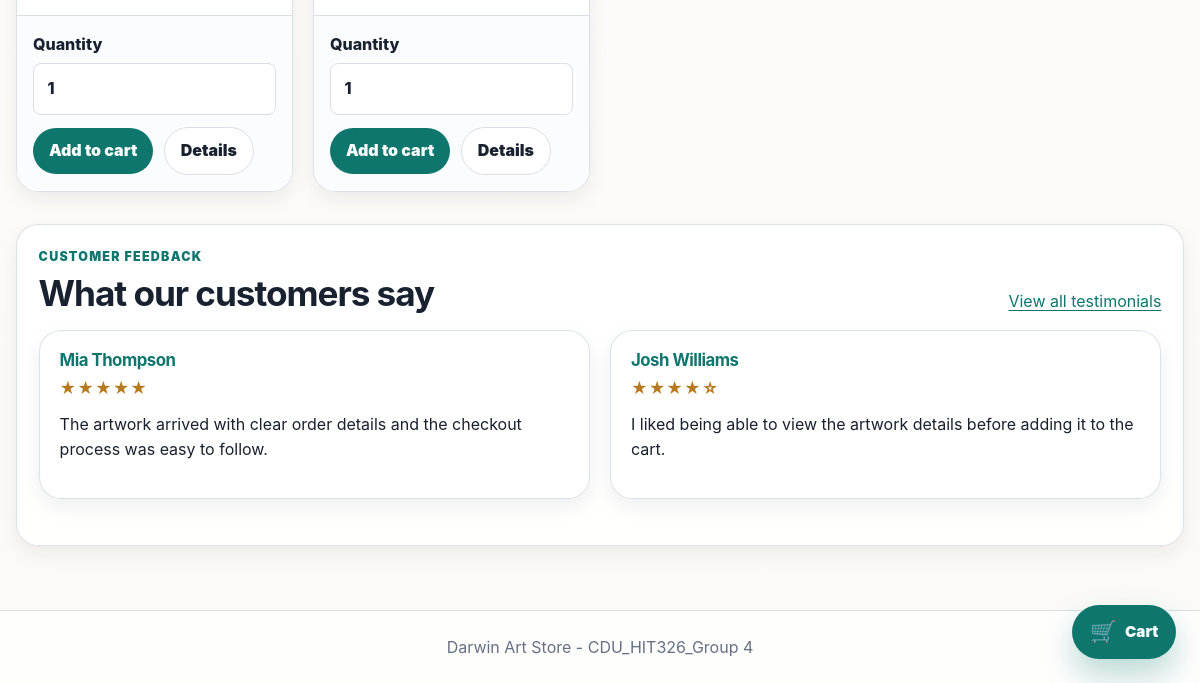
Before: / (lower part) with the older database file.
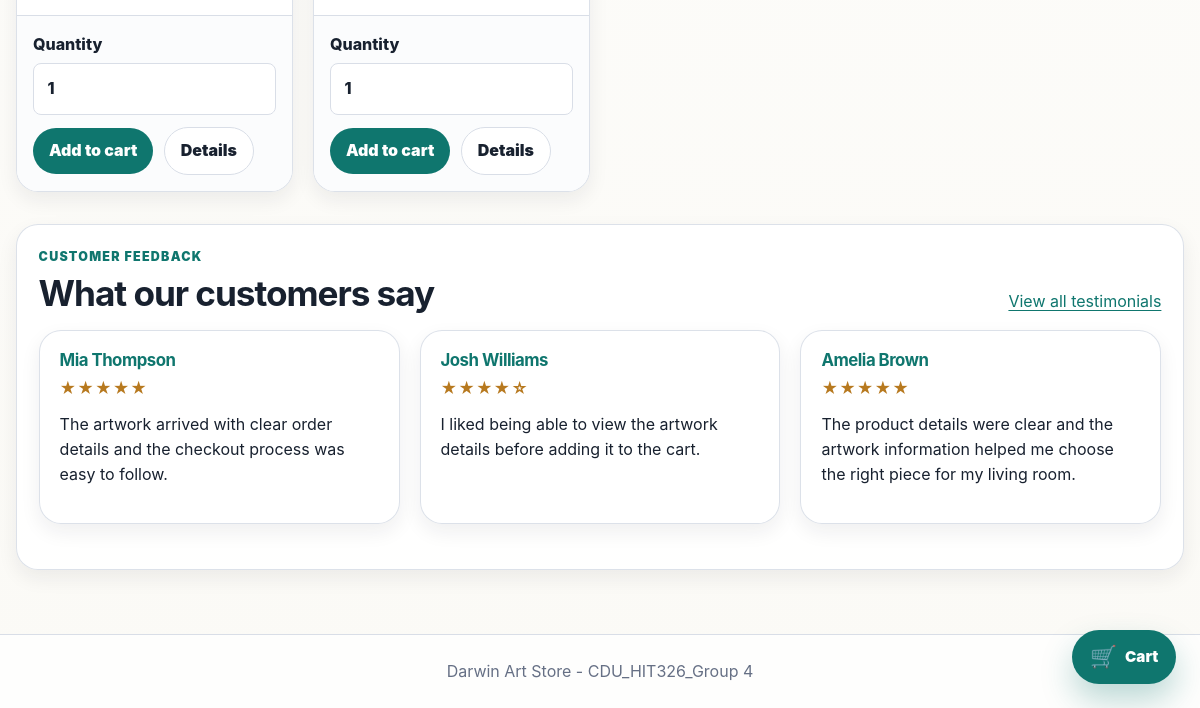
After: the same page with the newer database file.
### tables this page shows
CREATE TABLE IF NOT EXISTS products (
    product_no INT AUTO_INCREMENT PRIMARY KEY,
    description VARCHAR(255) NOT NULL,
    category VARCHAR(100) NOT NULL,
    price DECIMAL(10,2) NOT NULL,
    colour VARCHAR(80) NULL,
    size VARCHAR(80) NULL,
    image_path VARCHAR(255) NULL,
    is_available TINYINT(1) NOT NULL DEFAULT 1,
    created_at TIMESTAMP DEFAULT CURRENT_TIMESTAMP
);

CREATE TABLE IF NOT EXISTS testimonials (
    testimonial_id INT AUTO_INCREMENT PRIMARY KEY,
    customer_email VARCHAR(255) NOT NULL,
    customer_name VARCHAR(160) NOT NULL,
    message TEXT NOT NULL,
    rating TINYINT NOT NULL DEFAULT 5,
    status VARCHAR(20) NOT NULL DEFAULT 'pending',
    submitted_at TIMESTAMP DEFAULT CURRENT_TIMESTAMP
);

### src/bootstrap.php (called while the page is built, shortened)
<?php
$config = require __DIR__ . '/config.php';
spl_autoload_register(function (string $class): void {
    $prefix = 'App\\';
    $path = __DIR__ . '/' . str_replace('\\', '/', substr($class, strlen($prefix))) . '.php';
});
require __DIR__ . '/functions.php';
$session = new App\Core\Session();
$database = new App\Core\Database($config['db']);
$products = new App\Repository\ProductRepository($database);
$news = new App\Repository\NewsRepository($database);
$testimonials = new App\Repository\TestimonialRepository($database);
$admins = new App\Repository\AdminRepository($database);
$orders = new App\Repository\OrderRepository($database);
$cart = new App\Service\CartService($session, $products);
$auth = new App\Service\AuthService($session, $admins);
$csrf = new App\Core\Csrf($session);
$notifier = new App\Service\FileOrderNotifier(
    $config['business_email'],
    dirname(__DIR__) . '/storage/mail/orders.log'
);
$checkout = new App\Service\CheckoutService($cart, $orders, $notifier);
$view = new App\Core\View($config, $session, $cart, $auth);
$container = compact(
    'config',
    'session',
    'database',
    'products',
    'news',
    'testimonials',
    'admins',
    'orders',
    'cart',
    'auth',
    'csrf',
    'notifier',
    'checkout',
    'view'
);

### src/config.php (called while the page is built)
<?php
return [
    'app_name' => getenv('APP_NAME') ?: 'Darwin Art Store',
    'business_email' => getenv('ORDER_HANDLING_EMAIL') ?: 'orders@example.com',
    'db' => [
        'host' => getenv('DB_HOST') ?: '127.0.0.1',
        'port' => getenv('DB_PORT') ?: '3306',
        'name' => getenv('DB_NAME') ?: 'art_store',
        'user' => getenv('DB_USER') ?: 'root',
        'pass' => getenv('DB_PASSWORD') ?: '',
    ],
];

### src/functions.php (called while the page is built, shortened)
<?php
function e(?string $value): string
{
    return htmlspecialchars($value ?? '', ENT_QUOTES, 'UTF-8');
}
function ratingStars(int|string|null $rating): string
{
    $rating = max(1, min(5, (int) $rating));
    return str_repeat('★', $rating) . str_repeat('☆', 5 - $rating);
}
function app(string $key): mixed
{
    global $container;
    return $container[$key] ?? throw new InvalidArgumentException("Service [$key] is not registered.");
}

### src/Core/Database.php (called while the page is built, shortened)
<?php
final class Database
{
    private ?PDO $pdo = null;
    public function connection(): PDO
    {
        if ($this->pdo instanceof PDO) {
            return $this->pdo;
        }
        $dsn = sprintf(
            'mysql:host=%s;port=%s;dbname=%s;charset=utf8mb4',
            $this->config['host'],
            $this->config['port'],
            $this->config['name']
        );
        $this->pdo = new PDO($dsn, $this->config['user'], $this->config['pass'], [
            PDO::ATTR_ERRMODE => PDO::ERRMODE_EXCEPTION,
            PDO::ATTR_DEFAULT_FETCH_MODE => PDO::FETCH_ASSOC,
        ]);
        return $this->pdo;
    }
    public function fetchAll(string $sql, array $params = []): array
    {
        $stmt = $this->connection()->prepare($sql);
        $stmt->execute($params);
        return $stmt->fetchAll();
    }
}

### src/Repository/ProductRepository.php (called while the page is built, shortened)
<?php
final class ProductRepository
{
    public function available(): array
    {
        return $this->database->fetchAll('SELECT * FROM products WHERE is_available = 1 ORDER BY product_no DESC');
    }
}

### src/Repository/TestimonialRepository.php (called while the page is built, shortened)
<?php
final class TestimonialRepository
{
    public function approvedLimit(int $limit): array
    {
        $limit = max(1, min(3, $limit));
        return $this->database->fetchAll(
            "SELECT * FROM testimonials
             WHERE status = ?
             ORDER BY submitted_at DESC
             LIMIT $limit",
            [self::STATUS_APPROVED]
        );
    }
}

### public/index.php (the view, shortened to what the changed rows need)
<?php
require __DIR__ . '/../src/bootstrap.php';
$view = app('view');
$view->header('Shop');
try {
    $products = app('products')->available();
    $homepageTestimonials = app('testimonials')->approvedLimit(3);
} catch (Throwable $error) {
    echo '<p class="error">' . e(dbErrorMessage($error)) . '</p>';
    $view->footer();
    exit;
}
?>
<section id="available-artworks" class="section-block">
    <?php if (!$products): ?>
        <section class="panel empty-state">
            <h2>No artworks are currently available</h2>
            <p>Please check back later for new Darwin artworks.</p>
        </section>
    <?php else: ?>
        <section class="grid product-grid" aria-label="Available artworks">
            <?php foreach ($products as $product): ?>
                <article class="card product-card">
                    <div class="product-card-body">
                    </div>
                    <form class="card-action-form" method="post" action="/cart.php">
                        <label>
                            Quantity
                            <input type="number" name="quantity" value="1" min="1" max="20" required>
                        </label>
                        <div class="actions">
                            <button type="submit">Add to cart</button>
                            <a class="button secondary" href="/product.php?id=<?= (int) $product['product_no'] ?>">Details</a>
                        </div>
                    </form>
                </article>
            <?php endforeach; ?>
        </section>
    <?php endif; ?>
</section>
<?php if ($homepageTestimonials): ?>
    <section class="panel homepage-testimonials">
        <div class="section-heading">
            <div>
                <h2>What our customers say</h2>
            </div>
        </div>
        <section class="grid testimonial-grid" aria-label="Customer testimonials">
            <?php foreach ($homepageTestimonials as $testimonial): ?>
                <article class="card testimonial-card">
                    <h3><?= e($testimonial['customer_name']) ?></h3>
                    <p class="rating-stars" aria-label="<?= (int) $testimonial['rating'] ?> out of 5 stars">
                        <?= e(ratingStars($testimonial['rating'])) ?>
                    </p>
                    <p><?= nl2br(e($testimonial['message'])) ?></p>
                </article>
            <?php endforeach; ?>
        </section>
    </section>
<?php endif; ?>

Changed rows visible on the page:
added testimonials: customer_name "Amelia Brown", rating "★★★★★", message "The product details were clear and the artwork information helped me choose the right piece for my living room."
